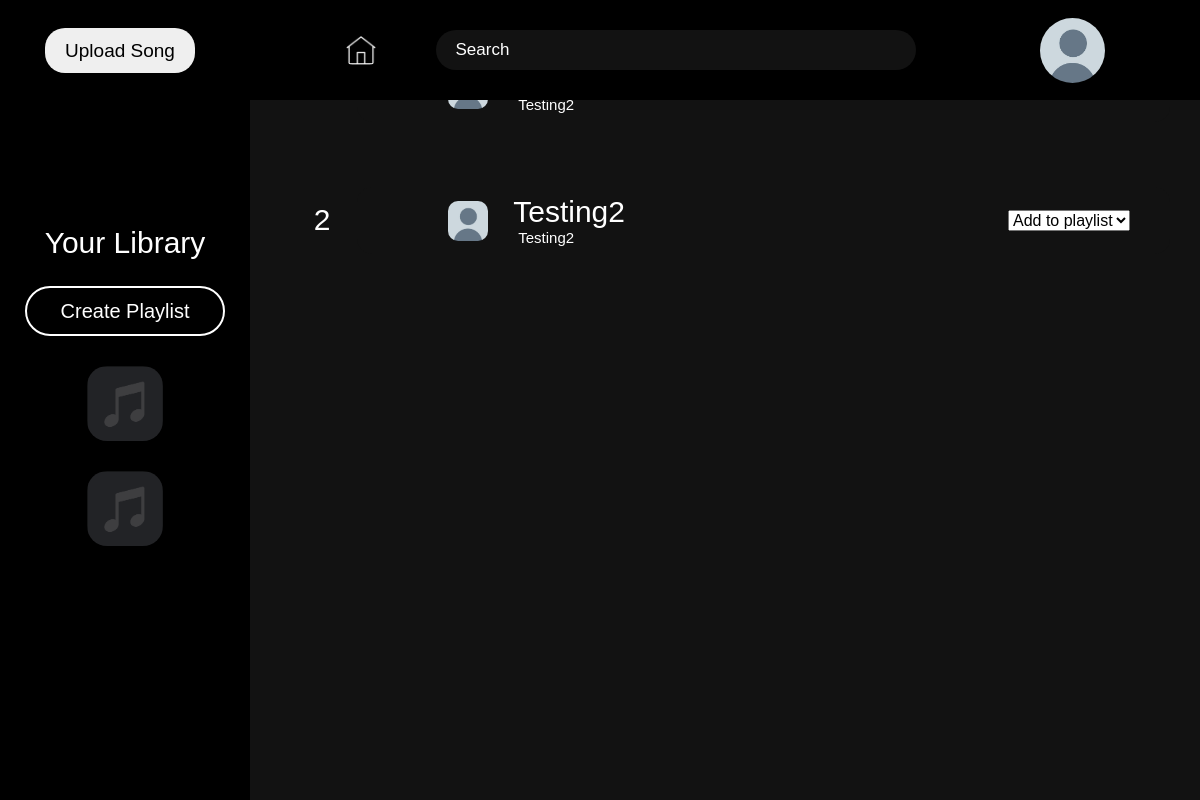
Screenshot of /genre/Hip Hop (signed in) with the database file from the repository.
### app.py (models this page shows)
class Users(db.Model, UserMixin):
    id = db.Column(db.Integer, primary_key=True)
    username = db.Column(db.String(64), nullable=False, unique=True)
    password = db.Column(db.Text, nullable=False)
    pfp = db.Column(db.String(200), default='/static/uploads/default.png')
    is_artist = db.Column(db.Boolean, default=False)

class Playlists(db.Model):
    id = db.Column(db.Integer, primary_key=True)
    playlistname = db.Column(db.String(64), nullable=False)
    playlistpic = db.Column(db.String(200), default='/static/playlistpics/defaultpl.png')
    user_id = db.Column(db.Integer, db.ForeignKey('users.id'))
    user = db.relationship('Users', backref='playlists')
    songs = db.relationship('Songs', secondary=playlist_songs, backref='playlists')

class Songs(db.Model):
    id = db.Column(db.Integer, primary_key=True)
    songname = db.Column(db.String(64), nullable=False)
    audiofile = db.Column(db.String(120), nullable=False)
    genre = db.Column(db.String(64), nullable=False)
    artist_id = db.Column(db.Integer, db.ForeignKey('users.id'), nullable=False, name="fk_songs_users")
    artist = db.relationship('Users', backref='songs')

### app.py (the view)
@app.route('/genre/<genre>')
@login_required
def genre(genre):
    playlists = Playlists.query.filter_by(user_id=current_user.id).all()
    songs = Songs.query.options(joinedload(Songs.artist)).filter_by(genre=genre).all()
    return render_template('genre.html', genre=genre,   songs=songs, playlists=playlists)

### app.py (called while the page is built)
@login_manager.user_loader
def load_user(user_id):
    return Users.query.get(int(user_id))

### templates/genre.html (shortened to what this page needs)
<!DOCTYPE html>
<html lang="en">
<head>
        <link href="https://cdn.jsdelivr.net/npm/bootstrap@5.3.8/dist/css/bootstrap.min.css" rel="stylesheet">
    <link rel="stylesheet" href="{{ url_for('static', filename='styles.css')}}">
</head>
<body style="overflow-x : hidden;">
    <nav class="nvb navbar navbar-expand-lg navbar-toggler navbar-dark">
        <div class="container-fluid">
            {% if current_user.is_artist %}
        <div class=" nvb navbar navbar-expand-md container-fluid collapse navbar-collapse" id="navbarContent">
            <div class="leftnvb">
                <button class="upload navbar-brand">Upload Song</button>
            </div>
            <div class="middlenvb">
                <img src="../static/home--v3.png" class="homeicon">
                <input class="searchbar" type="search" name="search" placeholder="Search">
            </div>
            <div class="rightnvb">
                <img src="{{ current_user.pfp }}" class="pfp" alt="Profile Picture">
            </div>
            {% endif %}
            </div>
        </div>
    </nav>
<div class="layout">
    <aside class="sidebar">
        <div class="resizer"></div>
        <h1 class="library">Your Library</h1>
        <button class="createplaylist">Create Playlist</button>
        {% for playlist in playlists %}
        <img src="{{ playlist.playlistpic }}" class="asidepic" title="{{ playlist.playlistname }}" data-id="{{ playlist.id }}">
        {% endfor %}
    </aside>
        <ol class="orderedl">
        {% for song in songs %}
                <span class="listnum">{{ loop.index }}</span>
                <div class="audioCon">
                    <img src="/{{ song.artist.pfp }}" alt="Publisher's PFP" class="ppfp">
                    <div class="names">
                        <h1 class="songname">{{ song.songname }}</h1>
                        <p class="pname">{{ song.artist.username }}</p>
                    </div>
                    <div class="addbtncon">
                        <select onchange="window.location.href=this.value">
                            <option disabled selected>Add to playlist</option>
                        </select>
                    </div>
                </div>
        {% endfor %}
        </ol>
</div>
</body>
</html>

### static/styles.css (style rules this page uses)
html, body { height: 100%; width: 100%; margin: 0; padding: 0; user-select: none; -webkit-user-drag: none; }
body { background-color: #121212; font-family: "Arial"; user-select: none; -webkit-user-drag: none; margin: 0; padding: 0; }
.nvb { height: 100px; width: 100%; display: flex; position: fixed; align-items: center; gap: 55px; justify-content: space-between; padding: 0 20px; top: 0; left: 0; z-index: 100; background-color: black; }
.leftnvb, .middlenvb, .rightnvb { display: flex; align-items: center; }
.rightnvb { justify-content: flex-end; }
.pfp { border-radius: 50%; margin-right: 75px; min-height: 30px; height: 65px; max-height: 65px; z-index: 3; user-select: none; -webkit-user-drag: none; transition: all 0.3s ease; }
.searchbar { height: 40px; width: 480px; border-radius: 30px; font-size: 17px; padding-left: 20px; outline: none; border: none; background-color: #121212; color: white; z-index: 2; }
.searchbar::placeholder { color: white; }
.leftnvb { justify-content: flex-start; }
.upload { margin-left: 25px; height: 45px; width: 150px; font-size: 19px; border-radius: 20px; outline: none; border: none; transition: all 0.3s ease; }
.songname { height: 35px; width: 225px; outline: none; border: none; border-radius: 30px; padding-left: 25px; transition: all 0.3s ease; position: absolute; margin-bottom: 200px; }
.songname::placeholder { color: black; }
.sidebar { min-width: 200px; top: 100px; left: 0; bottom: 0; width: 250px; align-items: stretch; max-width: 400px; height: auto; min-height: 100%; background-color: rgb(0, 0, 0); z-index: 50; position: relative; display: flex; align-items: center; justify-content: flex-start; flex-direction: column; padding: 125px 12px; box-sizing: border-box; margin-right: 25px; flex-shrink: 0; overflow-y: auto; overflow-x: hidden; }
.library { width: 105%; text-align: center; color: white; font-size: 30px; margin: 0; }
.createplaylist { height: 50px; width: 90%; max-width: 200px; font-size: 20px; margin-top: 25px; border: solid white 2px; background-color: transparent; color: white; border-radius: 30px; align-self: center; transition: all 0.3s ease; }
.resizer { top: 0; right: 0; width: 8px; height: 100%; cursor: ew-resize; position: absolute; background-color: transparent; }
.layout { display: flex; align-items: stretch; height: auto; min-height: calc(100dvh - 100px); width: 100%; gap: 20px; }
.audioCon { background-color: #121212; padding: 2.1rem 2.5rem; border-radius: 15px; width: calc(100% - 60px); max-width: 1400px; min-width: 350px; height: 60px; margin: 10px 30px; margin-right: 50px; display: flex; align-items: center; justify-content: flex-start; box-sizing: border-box; transition: all 0.3s ease; }
.orderedl { flex: 1; list-style: none; display: flex; flex-direction: column; width: 100%; height: 100%; }
.ppfp { height: 40px; margin-left: 20px; border-radius: 10px; user-select: none; -webkit-user-drag: none; }
.names { display: flex; align-items: flex-start; justify-content: flex-start; flex-direction: column; margin-bottom: 10px; }
.songname { margin-top: 27px; font-size: 30px; color: white; }
.pname { margin-top: 60px; margin-left: 30px; font-size: 15px; color: white; }
.homeicon { width: 50px; height: 50px; margin-right: 50px; padding: 10px; border-radius: 33%; transition: all 0.3s ease; z-index: 500; user-select: none; -webkit-user-drag: none; }
.asidepic { height: 75px; margin-top: 30px; border-radius: 20px; transition: all 0.3s ease; }
.addbtncon { display: flex; align-items: center; justify-content: flex-end; height: 100%; width: 100%; }
.listnum { display: inline-block; width: 40px; text-align: center; color: white; font-size: 30px; transform: translate(-25px, 65px); }

### rows the page displays
Users: pfp (placeholder picture)
Playlists: playlistpic (placeholder picture)
Playlists: playlistpic (placeholder picture)
Songs: artist.username "Testing2"
Songs: artist.pfp (placeholder picture), songname "Testing2", artist.username "Testing2"
